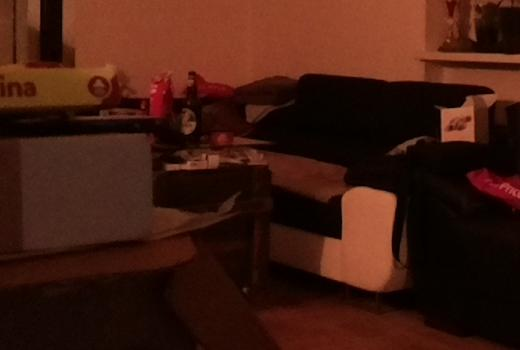
#> input picture templates/pic/20241017_20_43/changed.jpg, 520 x 350 px
$ python -i motion_detection.py   (imports and definitions only)
#> lines starting #> are read from the running program, lines starting #| are printed output that depends on the picture
import os
import time
import io
import numpy as np
from datetime import datetime
from PIL import Image, ImageChops, ImageEnhance
import picamera
import subprocess
from collections import deque
import requests  # Pro odesílání notifikací

# Nastavení citlivosti, času ignorování pohybu a odesílání upozornění
sensitivity_percentage = 35  # Čím vyšší číslo, tím větší změna je potřeba pro detekci
pixel_threshold = 1000  # Počet pixelů, které se musí změnit, aby byla změna považována za významnou
ignore_motion_duration = 5   # Počet sekund ignorování pohybu po detekci
motion_end_delay = 5  # Počet sekund, kdy po ukončení pohybu ukládáme snímek
send_notifications = False     # Pokud je True, budou odesílány notifikace
ntfy_topic = "picam"           # Zadej název svého kanálu
ntfy_url = f"https://ntfy.sh/{ntfy_topic}"

# Uchovávání snímků pro detekci pohybu
last_frame = None
stored_frame = None
stored_frame_time = None
last_saved_time = None
last_motion_time = None  # Čas poslední detekce pohybu
motion_detected = False  # Příznak, že je detekován pohyb
motion_end_time = None  # Čas, kdy pohyb ustal

# Uchovávání posledních 5 stabilních snímků před pohybem
stable_frame_buffer = deque(maxlen=5)  # Uchová maximálně 5 snímků před detekcí pohybu

# Funkce pro odeslání notifikace na telefon
# [30 lines left out: functions send_notification, calculate_brightness, normalize_brightness, not called in this run]

# Funkce pro oříznutí obrazu pomocí Pillow
def crop_image(image_data, left, upper, right, lower):
    image = Image.open(io.BytesIO(image_data))
    cropped_image = image.crop((left, upper, right, lower))
    byte_array = io.BytesIO()
    cropped_image.save(byte_array, format='JPEG')
    return byte_array.getvalue()

# Funkce pro ukládání snímků při detekci pohybu
# [17 lines left out: function save_images_on_motion, not called in this run]

# Funkce pro detekci pohybu s ořezáváním obrazu
def detect_motion(current_frame):
    global last_frame, stored_frame, stored_frame_time, last_saved_time, last_motion_time
    global motion_detected, motion_end_time
    current_time = time.time()

    left, upper, right, lower = 100, 250, 620, 600  # Upravené souřadnice podle app.py
    cropped_frame = crop_image(current_frame, left, upper, right, lower)

    last_frame = cropped_frame

    if motion_detected:
        # Pokud detekujeme pohyb, ale nyní se obraz ustálil, čekáme, než pohyb ustane
        if (current_time - last_motion_time) > ignore_motion_duration:
            motion_detected = False
            motion_end_time = current_time  # Zaznamenáme čas, kdy pohyb ustal

    if not motion_detected:
        # Když je pohyb ustálený a uplynul čas pro stabilní obraz, uložíme změněný snímek
        if motion_end_time and (current_time - motion_end_time) >= motion_end_delay:
            # Uložíme původní snímek z bufferu před začátkem pohybu
            if stable_frame_buffer:
                print("Pohyb ustal, ukládám původní a změněné snímky.")
                save_images_on_motion(stable_frame_buffer[0], stable_frame_buffer[-1])
            motion_end_time = None  # Resetujeme čas pro další detekci

    # Kontrola rozdílu mezi aktuálním a uloženým snímkem
    if stored_frame is None or (current_time - stored_frame_time) >= 10:
        if stored_frame is not None:
            img1 = Image.open(io.BytesIO(stored_frame))
            img2 = Image.open(io.BytesIO(cropped_frame))

            # Normalizace jasu mezi snímky
            target_brightness = calculate_brightness(img1)
            img1 = normalize_brightness(img1, target_brightness)
            img2 = normalize_brightness(img2, target_brightness)

            diff = ImageChops.difference(img1, img2)
            total_pixels = img1.size[0] * img1.size[1]
            diff_np = np.array(diff)
            diff_pixels = np.sum(diff_np > 30)
            percentage_diff = (diff_pixels / total_pixels) * 100

            print(f"Sensitivity: {sensitivity_percentage}%")
            print(f"Image difference: {percentage_diff:.2f}%")
            print(f"Počet změněných pixelů: {diff_pixels}")

            # Pokud jsou rozdíly větší než prahy, detekujeme pohyb
            if percentage_diff > sensitivity_percentage and diff_pixels > pixel_threshold:
                last_motion_time = current_time
                motion_detected = True
                stable_frame_buffer.append(cropped_frame)  # Uchování snímku s pohybem

        # Ukládáme aktuální snímek do bufferu pro snímky před pohybem, pokud není detekován pohyb
        if not motion_detected:
            stable_frame_buffer.append(cropped_frame)
        stored_frame = cropped_frame
        stored_frame_time = current_time

# Funkce pro spuštění kamery a detekce na pozadí
# [13 lines left out: function start_detection, not called in this run]

# [2 lines not run here, left out]

>>> import cv2
>>> picture = cv2.imread('templates/pic/20241017_20_43/changed.jpg', cv2.IMREAD_GRAYSCALE)
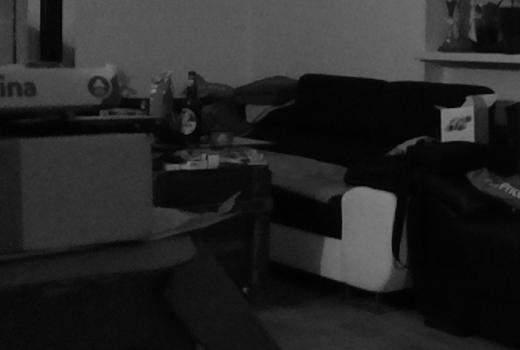
#> picture: shape (350, 520); min 0, max 132, mean 37.3
>>> result = detect_motion(picture)
#> (the run stopped early here; a loop or call above may not have finished)

$ run again, on templates/pic/20241017_20_45/changed.jpg
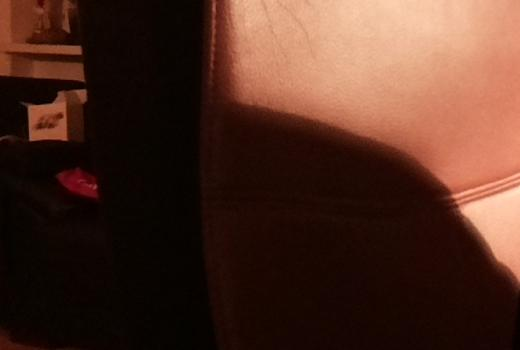
#> input picture templates/pic/20241017_20_45/changed.jpg, 520 x 350 px
#> `picture = cv2.imread('templates/pic/20241017_20_43/changed.jpg', cv2.I..`:
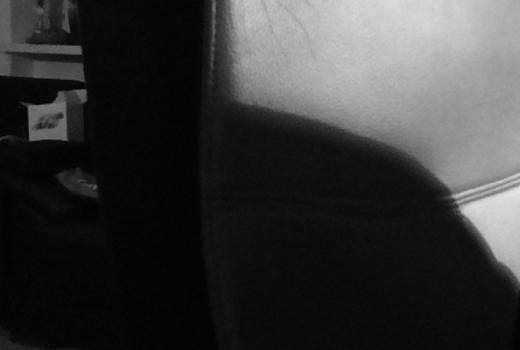
#> picture: shape (350, 520); min 0, max 234, mean 54.1

$ run again, on templates/pic/20241017_20_45/initial.jpg
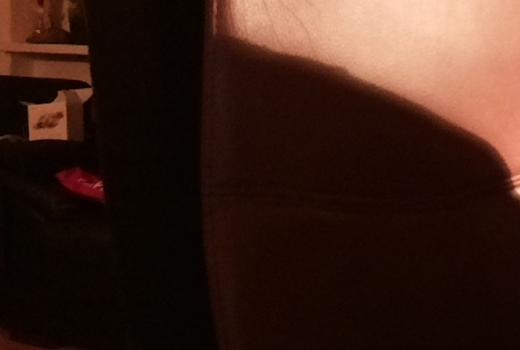
#> input picture templates/pic/20241017_20_45/initial.jpg, 520 x 350 px
#> `picture = cv2.imread('templates/pic/20241017_20_43/changed.jpg', cv2.I..`:
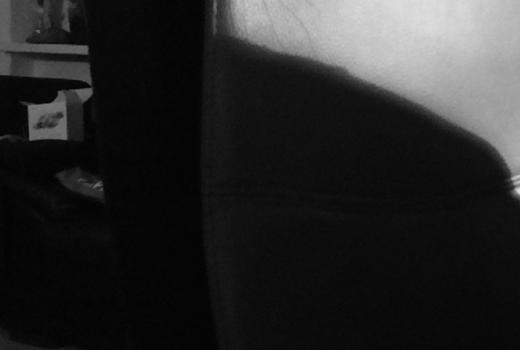
#> picture: shape (350, 520); min 0, max 223, mean 39.1

$ run again, on templates/pic/20241017_20_46/changed.jpg
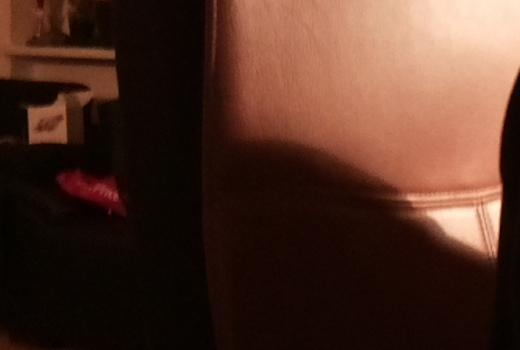
#> input picture templates/pic/20241017_20_46/changed.jpg, 520 x 350 px
#> `picture = cv2.imread('templates/pic/20241017_20_43/changed.jpg', cv2.I..`:
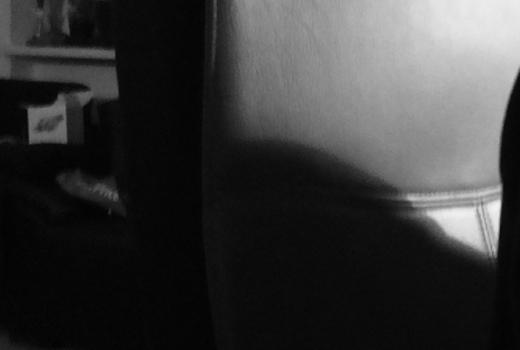
#> picture: shape (350, 520); min 1, max 243, mean 55.5
